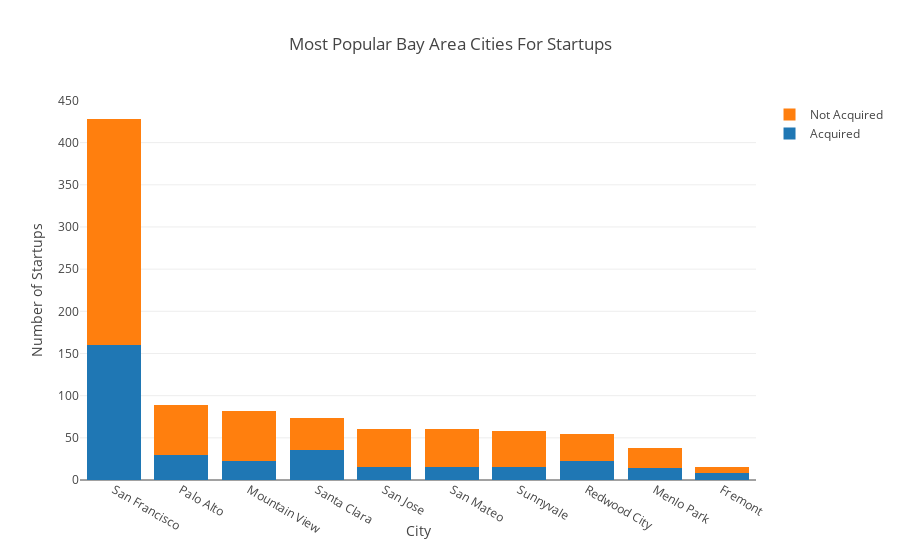

Notebook cell for this chart:
### Code cell
trace1 = go.Bar(
    x=popular_cities.keys()[:10],
    y=acquired_pop_cities[:10],
    name='Acquired'
)
trace2 = go.Bar(
    x=popular_cities.keys()[:10],
    y=not_acquired_pop_cities[:10],
    name='Not Acquired'
)
    
data = [trace1, trace2]
layout = go.Layout(
    title ='Most Popular Bay Area Cities For Startups ',
    barmode='stack',
    xaxis=dict(title='City'),
    yaxis=dict(title='Number of Startups')
)

fig = go.Figure(data=data, layout=layout)
iplot(fig, filename='stacked-bar')

### Figure 1 — Plotly figure (JSON) as saved in the notebook; plotly's stock layout.template omitted (floating-point values rounded to 4 significant figures)
{"data": [{"name": "Acquired", "type": "bar", "uid": "42db5700-dd45-11e8-94ca-6a000073fc60", "x": ["San Francisco", "Palo Alto", "Mountain View", "Santa Clara", "San Jose", "San Mateo", "Sunnyvale", "Redwood City", "Menlo Park", "Fremont"], "y": [160, 30, 23, 35, 15, 16, 15, 22, 14, 8]}, {"name": "Not Acquired", "type": "bar", "uid": "42db58c2-dd45-11e8-995c-6a000073fc60", "x": ["San Francisco", "Palo Alto", "Mountain View", "Santa Clara", "San Jose", "San Mateo", "Sunnyvale", "Redwood City", "Menlo Park", "Fremont"], "y": [268, 59, 59, 39, 45, 44, 43, 33, 24, 7]}], "layout": {"barmode": "stack", "title": "Most Popular Bay Area Cities For Startups ", "xaxis": {"title": "City"}, "yaxis": {"title": "Number of Startups"}}}
